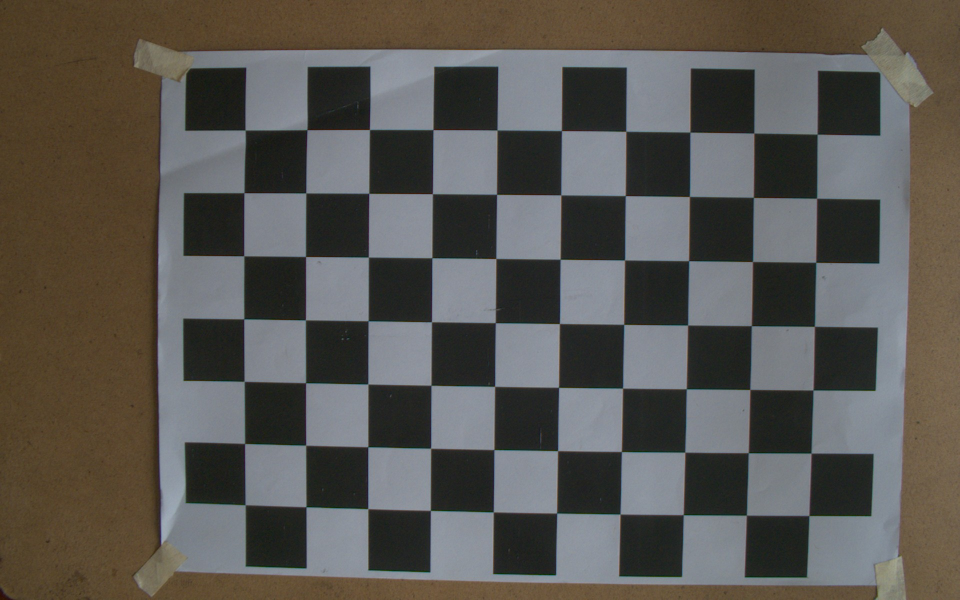
#> input picture Project_Exercise/Question_3/images/img1.jpg, 1920 x 1200 px (shown at 1/2 size); its folder holds only this picture in this run
$ python calib.py
#> lines starting #> are read from the running program, lines starting #| are printed output that depends on the picture; long printed decimals are rounded
import cv2
import numpy as np
import glob
import os
import json

# ================== CẤU HÌNH BÀN CỜ (CHECKERBOARD) ==================

# Kích thước bàn cờ (số GÓC NỘI bộ theo chiều ngang, dọc)
# Ví dụ: bàn cờ 8x11 ô vuông → 7x10 góc nội → CHECKERBOARD = (7, 10)
CHECKERBOARD = (7, 10)

# Điều kiện dừng cho hàm cornerSubPix
criteria = (
    cv2.TERM_CRITERIA_EPS + cv2.TERM_CRITERIA_MAX_ITER,
    30,
    0.001
)

# Vector lưu các điểm 3D (trong không gian vật lý) cho mỗi ảnh bàn cờ
objpoints = []

# Vector lưu các điểm 2D (trong ảnh) tương ứng cho mỗi ảnh bàn cờ
imgpoints = []

# Chiều dài thực tế của cạnh 1 ô vuông trên bàn cờ (milimet)
square_size_mm = 25.0   # MỖI Ô = 25 x 25 mm

# Tọa độ 3D của các điểm góc trong hệ toạ độ bàn cờ (ĐƠN VỊ = mm)
# Dạng: (1, N, 3) với N = CHECKERBOARD[0] * CHECKERBOARD[1]
objp = np.zeros((1, CHECKERBOARD[0] * CHECKERBOARD[1], 3), np.float32)

# np.mgrid[0:cols, 0:rows] → (2, cols, rows)
# .T.reshape(-1, 2) → (N, 2) với N = cols * rows
# Nhân với square_size_mm để đưa sang đơn vị mm
objp[0, :, :2] = (
    np.mgrid[0:CHECKERBOARD[0], 0:CHECKERBOARD[1]]
    .T.reshape(-1, 2) * square_size_mm
)

# ================== ĐƯỜNG DẪN ẢNH & FOLDER LƯU ==================

# Lấy đường dẫn thư mục chứa script
script_dir = os.path.dirname(os.path.abspath(__file__))

# Folder chứa ảnh bàn cờ
image_dir = os.path.join(script_dir, "images")
images = glob.glob(os.path.join(image_dir, '*.jpg'))

if len(images) == 0:
    images = glob.glob(os.path.join(image_dir, '*.png'))

# Folder để lưu ảnh đã vẽ góc
save_dir = os.path.join(script_dir, "calib_images")
os.makedirs(save_dir, exist_ok=True)   # tạo nếu chưa có

# File JSON lưu kết quả calib
calib_json = os.path.join(script_dir, "camera_calibration.json")

print("Tìm được", len(images), "ảnh trong folder", image_dir)

# ================== HÀM HIỂN THỊ ẢNH FULLSCREEN (TÙY CHỌN) ==================

# [7 lines left out: function previewImage, not called in this run]

# ================== VÒNG LẶP QUA TỪNG ẢNH BÀN CỜ ==================

if len(images) == 0:
    print("Không tìm thấy ảnh nào trong folder ảnh, kiểm tra lại đường dẫn.")
    raise SystemExit

img1 = None  # để tránh lỗi NameError nếu không tìm được bàn cờ

for fname in images:
    img = cv2.imread(fname)
#> img is the input picture: shape (1200, 1920, 3); mean B, G, R 81.2, 86.3, 89.1
    if img is None:
        print(f"Không đọc được ảnh: {fname}")
        continue

    gray = cv2.cvtColor(img, cv2.COLOR_BGR2GRAY)
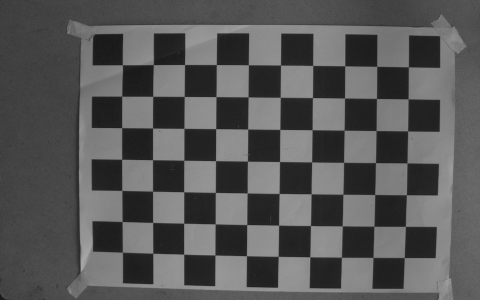
#> gray: shape (1200, 1920) (shown at 1/4 size); min 12, max 170, mean 86.6

    # Tìm các góc bàn cờ
    ret, corners = cv2.findChessboardCorners(
        gray,
        CHECKERBOARD,
        cv2.CALIB_CB_ADAPTIVE_THRESH
        + cv2.CALIB_CB_FAST_CHECK
        + cv2.CALIB_CB_NORMALIZE_IMAGE
    )
#> ret = True; corners = 70 rows, first 8: [1634.6, 268.6], [1633.4, 396.7], [1632.1, 524.6], [1628.8, 653], [1626.3, 780.3], [1622.4, 906.5], [1618.5, 1031.3], [1507.9, 266.4]

    if ret:
        print(f"Detected corners in image {os.path.basename(fname)}")

        # Thêm tập điểm 3D (mm) và 2D (pixel)
        objpoints.append(objp)
        corners2 = cv2.cornerSubPix(
            gray,
            corners,
            (11, 11),
            (-1, -1),
            criteria
        )
#> corners2 = 70 rows, first 8: [1634.7, 268.7], [1633.8, 396.7], [1632.1, 524.8], [1629.2, 653], [1626.5, 780.5], [1622.5, 906.6], [1618.4, 1031.4], [1508.2, 266.6]
        imgpoints.append(corners2)

        # Vẽ các điểm góc lên ảnh
        img_draw = cv2.drawChessboardCorners(
            img.copy(),
            CHECKERBOARD,
            corners2,
            ret
        )
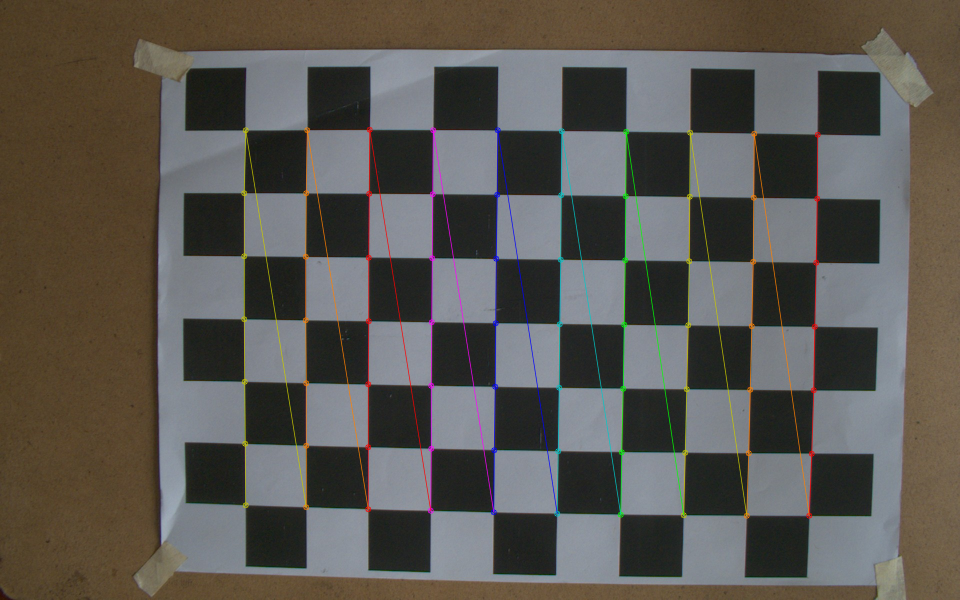
#> img_draw: shape (1200, 1920, 3) (shown at 1/2 size); mean B, G, R 81, 86.6, 89.9

        # (1) Nếu muốn xem từng ảnh để kiểm tra, mở comment:
        # previewImage("Pre-Calibration", img_draw)

        # (2) LƯU ẢNH ĐÃ VẼ GÓC VÀO FOLDER
        base = os.path.basename(fname)              # tên file gốc
        save_path = os.path.join(save_dir, f'corners_{base}')
        cv2.imwrite(save_path, img_draw)
        print("Saved:", save_path)

        # Giữ lại kích thước ảnh cuối cùng cho bước calibrate
        img1 = img.copy()

cv2.destroyAllWindows()

# Nếu không ảnh nào phát hiện được bàn cờ thì dừng
if img1 is None:
    print("Không ảnh nào phát hiện được bàn cờ, không thể calibrate.")
    raise SystemExit

# ================== CALIBRATE CAMERA ==================

h, w = img1.shape[:2]
print("Image Width, Height:", w, h)
#| Image Width, Height: 1920 1200

ret, mtx, dist, rvecs, tvecs = cv2.calibrateCamera(
    objpoints,
    imgpoints,
    (w, h),
    None,
    None
)
#> ret = 0.245; mtx = [[2012.1, 0, 918.2], [0, 2017.6, 482.8], [0, 0, 1]]; dist = [[-0.167, 0.196, 0.00566, 0.00338, -0.246]]; rvecs = ([0.0565, 0.0102, 1.58],); tvecs = ([139.7, -42, 385.3],)

newcam_mtx, roi = cv2.getOptimalNewCameraMatrix(
    mtx,
    dist,
    (w, h),
    1,
    (w, h)
)
#> newcam_mtx = [[1921.9, 0, 921.8], [0, 1927.7, 486], [0, 0, 1]]; roi = (13, 18, 1893, 1160)

# ================== IN KẾT QUẢ CHO DỄ ĐỌC ==================

# Thiết lập cách in của numpy cho gọn
np.set_printoptions(precision=4, suppress=True)

print("\n========== KẾT QUẢ CALIBRATION ==========\n")
print(f"Reprojection error (RMS) ~ {ret:.6f}\n")
#| Reprojection error (RMS) ~ 0.2454

# 1) Ma trận nội tại (Camera matrix)
fx = mtx[0, 0]
#> fx = 2012.1
fy = mtx[1, 1]
#> fy = 2017.6
cx = mtx[0, 2]
#> cx = 918.2
cy = mtx[1, 2]
#> cy = 482.8

print("1) Camera matrix (K):")
print(mtx)
#| [[2012.1477    0.      918.2451]
#|  [   0.     2017.6087  482.8272]
#|  [   0.        0.        1.    ]]
print(f"   -> fx = {fx:.4f}, fy = {fy:.4f}")
#|    -> fx = 2012.1477, fy = 2017.6087
print(f"   -> cx = {cx:.4f}, cy = {cy:.4f}")
#|    -> cx = 918.2451, cy = 482.8272
print()

# 2) Hệ số méo (distortion coefficients)
print("2) Distortion coefficients (k1, k2, p1, p2, k3, ...):")
print(dist.ravel())
#| [-0.1666  0.1957  0.0057  0.0034 -0.2458]
if dist.size >= 5:
    k1, k2, p1, p2, k3 = dist.ravel()[:5]
#> k1 = -0.167; k2 = 0.196; p1 = 0.00566; p2 = 0.00338; k3 = -0.246
    print(f"   -> k1 = {k1:.6f}, k2 = {k2:.6f}, p1 = {p1:.6f}, p2 = {p2:.6f}, k3 = {k3:.6f}")
#|    -> k1 = -0.1666, k2 = 0.1957, p1 = 0.005656, p2 = 0.003379, k3 = -0.2458
print()

# 3) Ma trận camera mới (dùng để undistort)
print("3) New camera matrix (optimal K):")
print(newcam_mtx)
#| [[1921.9373    0.      921.8272]
#|  [   0.     1927.6705  485.9813]
#|  [   0.        0.        1.    ]]
print()

# 4) Các pose (rvec, tvec) cho từng ảnh bàn cờ
print("4) Extrinsic parameters cho từng ảnh bàn cờ (ĐƠN VỊ = mm):")
for i, (rvec, tvec) in enumerate(zip(rvecs, tvecs), start=1):
    R, _ = cv2.Rodrigues(rvec)  # đổi vector quay -> ma trận quay 3x3
    d = np.linalg.norm(tvec)    # khoảng cách từ camera đến góc (0,0) bàn cờ

    print(f"\n--- Ảnh #{i} ---")
    print("Rotation vector (rvec):", rvec.ravel())
    print("Rotation matrix (R):")
    print(R)
    print("Translation vector (tvec) [mm]:", tvec.ravel())
    print(f"Khoảng cách |T| ~ {d:.2f} mm")
#> this loop made 1 pass
#> (i, rvec, tvec, d) on pass 1: (1, [0.0565, 0.0102, 1.58], [139.7, -42, 385.3], 412)
#> (printed output is left out)

print("\n==========================================\n")

# ================== LƯU CÁC MA TRẬN CẦN THIẾT RA JSON ==================

# Tính px_per_mm từ tất cả ảnh
all_dists = []
cols = CHECKERBOARD[0]
rows = CHECKERBOARD[1]

for corners in imgpoints:
    cs = corners.reshape(-1, 2)

    # Khoảng cách theo hàng
    for r in range(rows):
        for c in range(cols - 1):
            idx1 = r * cols + c
            idx2 = r * cols + c + 1
            p1 = cs[idx1]
            p2 = cs[idx2]
            all_dists.append(np.linalg.norm(p1 - p2))

    # Khoảng cách theo cột
    for r in range(rows - 1):
        for c in range(cols):
            idx1 = r * cols + c
            idx2 = (r + 1) * cols + c
            p1 = cs[idx1]
            p2 = cs[idx2]
            all_dists.append(np.linalg.norm(p1 - p2))
#> this loop made 1 pass
#> after the loop, all_dists = 123 values, max 128.9 at index 83, min 121.8 at index 122, mean 126.7

avg_px_per_square = float(np.mean(all_dists))
#> avg_px_per_square = 126.7
px_per_mm = avg_px_per_square / square_size_mm
#> px_per_mm = 5.07
mm_per_px = square_size_mm / avg_px_per_square
#> mm_per_px = 0.197

print("\n===== SCALE PIXEL ↔ MM =====")
print(f"Avg edge length: {avg_px_per_square:.4f} px (cho 1 cạnh ô {square_size_mm} mm)")
#| Avg edge length: 126.7107 px (cho 1 cạnh ô 25.0 mm)
print(f"1 mm ≈ {px_per_mm:.4f} px")
#| 1 mm ≈ 5.0684 px
print(f"1 px ≈ {mm_per_px:.6f} mm")
#| 1 px ≈ 0.1973 mm
print("============================\n")

calib_data = {
    "image_width": int(w),
    "image_height": int(h),
    "checkerboard": list(CHECKERBOARD),
    "square_size_mm": float(square_size_mm),
    "rms_reprojection_error": float(ret),

    "camera_matrix": mtx.tolist(),          # K
    "dist_coeffs": dist.tolist(),           # hệ số méo
    "new_camera_matrix": newcam_mtx.tolist(),

    # Thêm px_per_mm để Question_6 dùng
    "px_per_mm": px_per_mm,
    "mm_per_px": mm_per_px,
    "avg_px_per_square": avg_px_per_square,

    # rvecs, tvecs cho từng ảnh
    "rvecs": [rvec.tolist() for rvec in rvecs],
    "tvecs": [tvec.tolist() for tvec in tvecs]
}

with open(calib_json, "w", encoding="utf-8") as f:
    json.dump(calib_data, f, indent=4)

print("Đã lưu tham số calib vào file JSON:", calib_json)

$ run again, on Project_Exercise/Question_3/images/img13.jpg
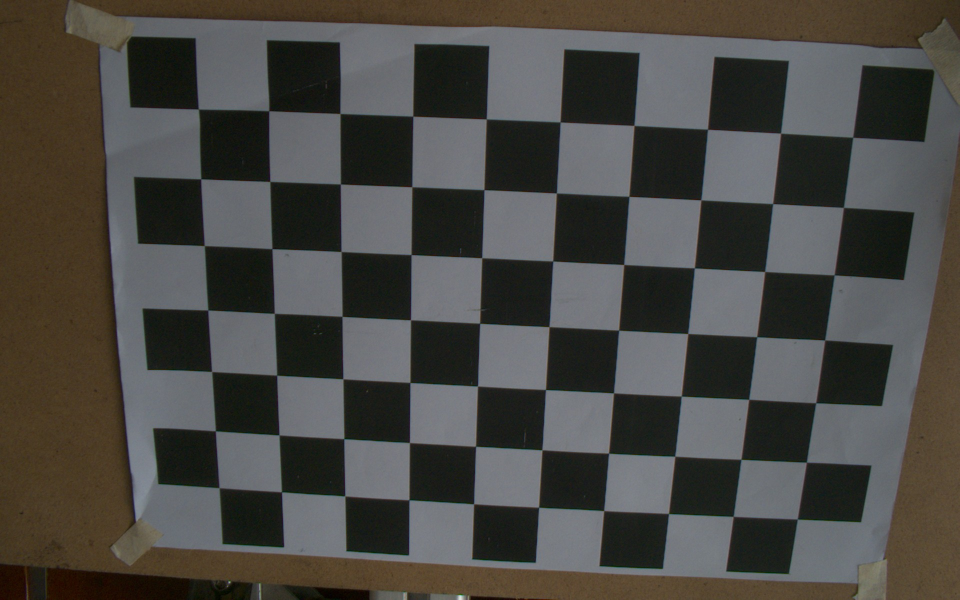
#> input picture Project_Exercise/Question_3/images/img13.jpg, 1920 x 1200 px (shown at 1/2 size)
#> img is the input picture: shape (1200, 1920, 3); mean B, G, R 67.4, 71.5, 72.9
#> `gray = cv2.cvtColor(img, cv2.COLOR_BGR2GRAY)`:
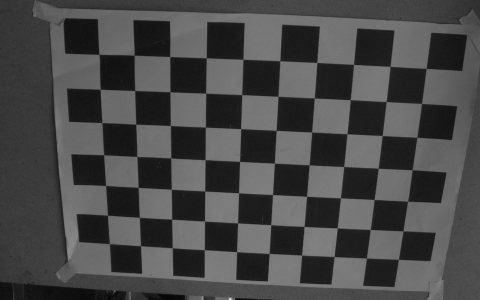
#> gray: shape (1200, 1920) (shown at 1/4 size); min 1, max 225, mean 71.5
#> `ret, corners = cv2.findChessboardCorners( gray, CHECKERBOARD, cv2.CALI..`: ret = True; corners = 70 rows, first 8: [1705.9, 274.5], [1687.1, 415.3], [1668.7, 550.3], [1649.6, 680.5], [1632.2, 805.9], [1612.6, 924.7], [1595.1, 1038.3], [1561.4, 266.6]
#> corners2 = 70 rows, first 8: [1705.9, 274.8], [1687.4, 415.2], [1668.8, 550.3], [1649.8, 680.5], [1631.8, 806.1], [1613.3, 924.7], [1595.1, 1038.5], [1561.7, 266.7]
#> `img_draw = cv2.drawChessboardCorners( img.copy(), CHECKERBOARD, corner..`:
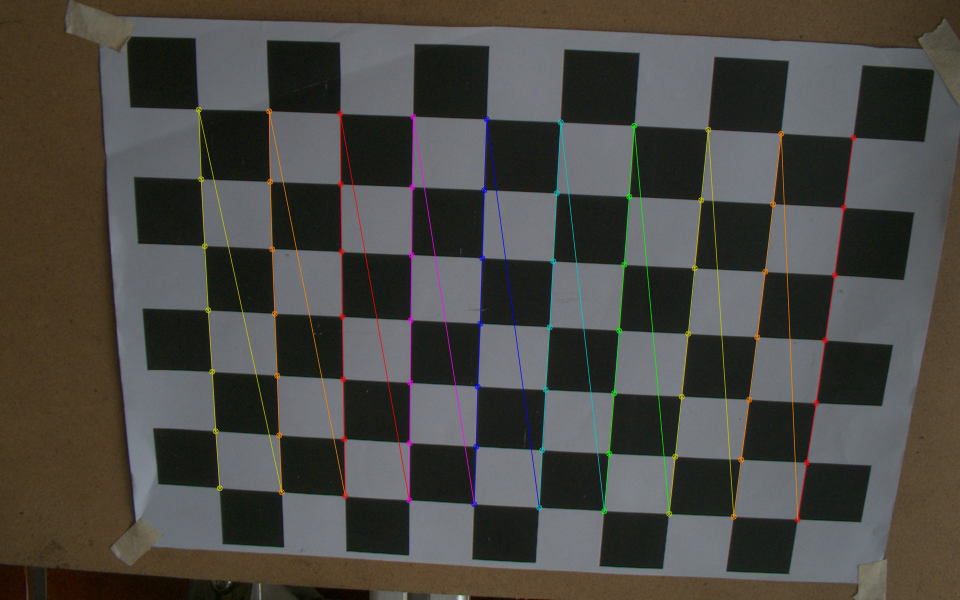
#> img_draw: shape (1200, 1920, 3) (shown at 1/2 size); mean B, G, R 67.4, 72, 73.9
#| Image Width, Height: 1920 1200
#> `ret, mtx, dist, rvecs, tvecs = cv2.calibrateCamera( objpoints, imgpoin..`: ret = 0.423; mtx = [[2760.8, 0, 848.1], [0, 2874.4, 521.6], [0, 0, 1]]; dist = [[-0.221, -0.807, 0.00949, 0.00692, 5.32]]; rvecs = ([0.397, -0.286, 1.57],); tvecs = ([145.8, -40.82, 459],)
#> newcam_mtx = [[2663.5, 0, 855], [0, 2770.2, 527.5], [0, 0, 1]]; roi = (11, 18, 1897, 1167)
#| Reprojection error (RMS) ~ 0.4235
#> fx = 2760.8
#> fy = 2874.4
#> cx = 848.1
#> cy = 521.6
#| [[2760.7909    0.      848.0961]
#|  [   0.     2874.3747  521.6291]
#|  [   0.        0.        1.    ]]
#|    -> fx = 2760.7909, fy = 2874.3747
#|    -> cx = 848.0961, cy = 521.6291
#| [-0.2207 -0.8071  0.0095  0.0069  5.3189]
#> k1 = -0.221; k2 = -0.807; p1 = 0.00949; p2 = 0.00692; k3 = 5.32
#|    -> k1 = -0.2207, k2 = -0.8071, p1 = 0.009487, p2 = 0.006918, k3 = 5.319
#| [[2663.4893    0.      855.0494]
#|  [   0.     2770.2095  527.5344]
#|  [   0.        0.        1.    ]]
#> the loop `for i, (rvec, tvec) in enumerate(zip(rvecs, tvecs), start=1):` made 1 pass
#> (i, rvec, tvec, d) on pass 1: (1, [0.397, -0.286, 1.57], [145.8, -40.82, 459], 483.3)
#> (printed output is left out)
#> the loop `for corners in imgpoints:` made 1 pass
#> after the loop `for corners in imgpoints:`: all_dists = 123 values, max 148.1 at index 81, min 113.8 at index 53, mean 132.8
#> avg_px_per_square = 132.8
#> px_per_mm = 5.31
#> mm_per_px = 0.188
#| Avg edge length: 132.7620 px (cho 1 cạnh ô 25.0 mm)
#| 1 mm ≈ 5.3105 px
#| 1 px ≈ 0.1883 mm

$ run again, on Project_Exercise/Question_3/images/img14.jpg
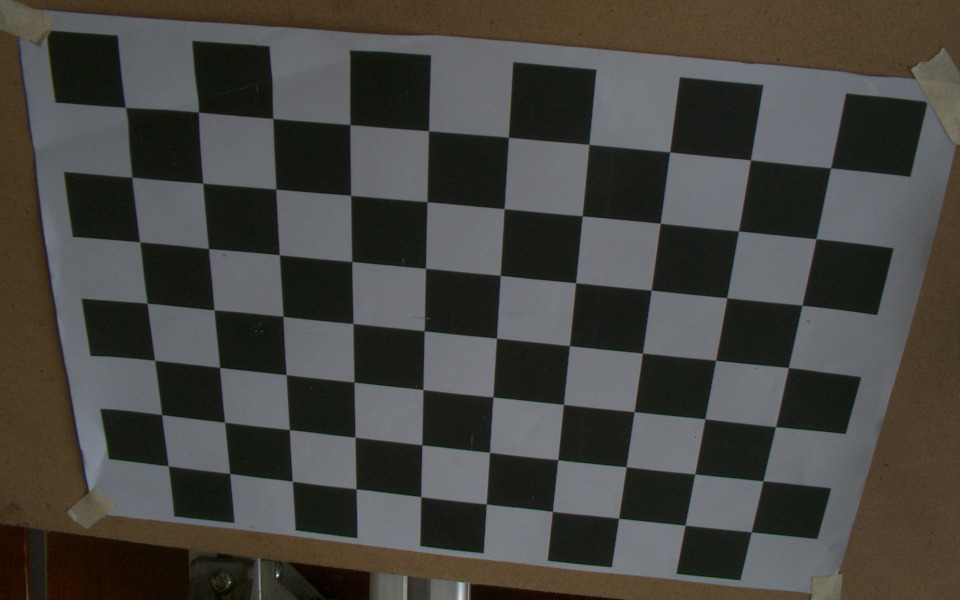
#> input picture Project_Exercise/Question_3/images/img14.jpg, 1920 x 1200 px (shown at 1/2 size)
#> img is the input picture: shape (1200, 1920, 3); mean B, G, R 64.6, 68.5, 69.9
#> `gray = cv2.cvtColor(img, cv2.COLOR_BGR2GRAY)`:
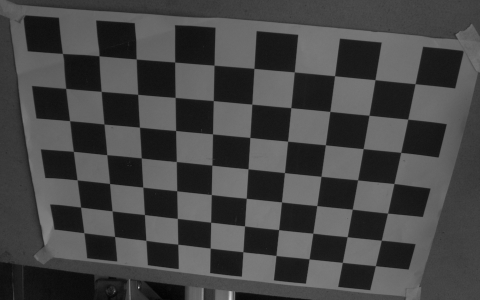
#> gray: shape (1200, 1920) (shown at 1/4 size); min 0, max 244, mean 68.5
#> `ret, corners = cv2.findChessboardCorners( gray, CHECKERBOARD, cv2.CALI..`: ret = True; corners = 70 rows, first 8: [1661.5, 336.5], [1632.1, 477.3], [1604.2, 610.2], [1576.6, 735], [1551.5, 853.5], [1526.3, 962.2], [1502.6, 1063.7], [1500.4, 320]
#> corners2 = 70 rows, first 8: [1661.6, 336.3], [1632.4, 477.7], [1604.4, 610.5], [1577.1, 735.3], [1551.5, 853.7], [1526.4, 962.2], [1502.8, 1064.1], [1501.3, 320.2]
#> `img_draw = cv2.drawChessboardCorners( img.copy(), CHECKERBOARD, corner..`:
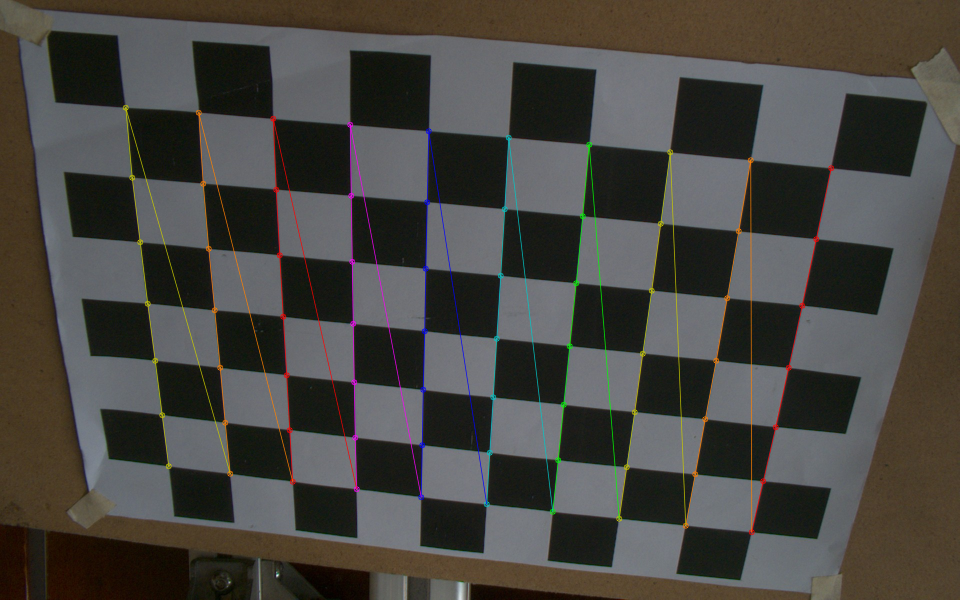
#> img_draw: shape (1200, 1920, 3) (shown at 1/2 size); mean B, G, R 64.6, 69, 70.8
#| Image Width, Height: 1920 1200
#> `ret, mtx, dist, rvecs, tvecs = cv2.calibrateCamera( objpoints, imgpoin..`: ret = 0.65; mtx = [[2412.7, 0, 858.4], [0, 2496, 511], [0, 0, 1]]; dist = [[-0.0862, -1.71, 0.0112, 0.00121, 8.06]]; rvecs = ([0.551, -0.35, 1.58],); tvecs = ([123.7, -26.53, 363.4],)
#> newcam_mtx = [[2353.4, 0, 863.4], [0, 2435.9, 519], [0, 0, 1]]; roi = (13, 13, 1872, 1162)
#| Reprojection error (RMS) ~ 0.6503
#> fx = 2412.7
#> fy = 2496
#> cx = 858.4
#> cy = 511
#| [[2412.7309    0.      858.3833]
#|  [   0.     2496.0176  511.0211]
#|  [   0.        0.        1.    ]]
#|    -> fx = 2412.7309, fy = 2496.0176
#|    -> cx = 858.3833, cy = 511.0211
#| [-0.0862 -1.715   0.0112  0.0012  8.0648]
#> k1 = -0.0862; k2 = -1.71; p1 = 0.0112; p2 = 0.00121; k3 = 8.06
#|    -> k1 = -0.08615, k2 = -1.715, p1 = 0.01121, p2 = 0.001207, k3 = 8.065
#| [[2353.42      0.      863.4378]
#|  [   0.     2435.9261  519.0497]
#|  [   0.        0.        1.    ]]
#> the loop `for i, (rvec, tvec) in enumerate(zip(rvecs, tvecs), start=1):` made 1 pass
#> (i, rvec, tvec, d) on pass 1: (1, [0.551, -0.35, 1.58], [123.7, -26.53, 363.4], 384.8)
#> (printed output is left out)
#> the loop `for corners in imgpoints:` made 1 pass
#> after the loop `for corners in imgpoints:`: all_dists = 123 values, max 162.4 at index 67, min 102.9 at index 53, mean 133.1
#> avg_px_per_square = 133.1
#> px_per_mm = 5.33
#> mm_per_px = 0.188
#| Avg edge length: 133.1292 px (cho 1 cạnh ô 25.0 mm)
#| 1 mm ≈ 5.3252 px
#| 1 px ≈ 0.1878 mm
